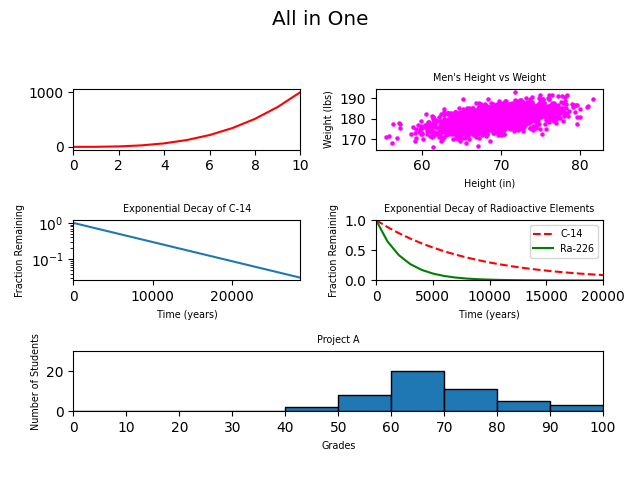

Write Python code to recreate this figure.
#!/usr/bin/env python3
"""
Cette fonction permet de rassembler plusieurs types de
graphique dans un seul et unique bloque (Une figure)
"""
import numpy as np
import matplotlib.pyplot as plt


def all_in_one():

    y0 = np.arange(0, 11) ** 3

    mean = [69, 0]
    cov = [[15, 8], [8, 15]]
    np.random.seed(5)
    x1, y1 = np.random.multivariate_normal(mean, cov, 2000).T
    y1 += 180

    x2 = np.arange(0, 28651, 5730)
    r2 = np.log(0.5)
    t2 = 5730
    y2 = np.exp((r2 / t2) * x2)

    x3 = np.arange(0, 21000, 1000)
    r3 = np.log(0.5)
    t31 = 5730
    t32 = 1600
    y31 = np.exp((r3 / t31) * x3)
    y32 = np.exp((r3 / t32) * x3)

    np.random.seed(5)
    student_grades = np.random.normal(68, 15, 50)

    fig = plt.figure(figsize=(6.4, 4.8))
    fig.suptitle('All in One', fontsize='x-large')

    # subplot1 graphique linéaire
    ax1 = fig.add_subplot(3, 2, 1)
    plt.ylim(0, 1001)
    plt.yticks(np.arange(0, 1001, 500))
    ax1.plot(y0, 'r-')
    # l’axe x commence à 0 et finit au dernier index
    ax1.set_xlim(0, len(y0)-1)

    # subplot2 graphique à nuage de point
    ax2 = fig.add_subplot(3, 2, 2)
    ax2.scatter(x1, y1, color='magenta', s=5)
    ax2.set_title("Men's Height vs Weight", fontsize='x-small')
    ax2.set_xlabel("Height (in)", fontsize='x-small')
    ax2.set_ylabel("Weight (lbs)", fontsize='x-small')

    # subplot3 graphique linéaire à l'échelle logarithmique
    ax3 = fig.add_subplot(3, 2, 3)
    ax3.plot(x2, y2, label='C-14 decay')
    ax3.set_yscale('log')
    ax3.set_xlim(0, 28650)
    ax3.set_title("Exponential Decay of C-14", fontsize='x-small')
    ax3.set_xlabel("Time (years)", fontsize='x-small')
    ax3.set_ylabel("Fraction Remaining", fontsize='x-small')

    # subplot4 graphique linéaire à deux coubre
    ax4 = fig.add_subplot(3, 2, 4)
    ax4.plot(x3, y31, 'r--', label='C-14')
    ax4.plot(x3, y32, 'g-', label='Ra-226')
    title_subplot4 = "Exponential Decay of Radioactive Elements"
    ax4.set_title(title_subplot4, fontsize='x-small')
    ax4.set_xlabel("Time (years)", fontsize='x-small')
    ax4.set_ylabel("Fraction Remaining", fontsize='x-small')
    ax4.set_xlim(0, 20000)
    ax4.set_ylim(0, 1)
    ax4.legend(loc="upper right", fontsize='x-small')

    # subplot5 historigramme
    ax5 = fig.add_subplot(3, 2, (5, 6))
    bins = np.arange(0, 101, 10)
    ax5.hist(student_grades, bins, edgecolor='black')
    ax5.set_xlabel('Grades', fontsize='x-small')
    ax5.set_ylabel('Number of Students', fontsize='x-small')
    ax5.set_title('Project A', fontsize='x-small')
    ax5.set_xlim(0, 100)
    ax5.set_ylim(0, 30)
    ax5.set_yticks(np.arange(0, 31, 10))
    ax5.set_xticks(np.arange(0, 110, 10))

    plt.tight_layout(rect=[0, 0.03, 1, 0.95])

    plt.savefig("5-all_in_one.png")
    plt.show()
